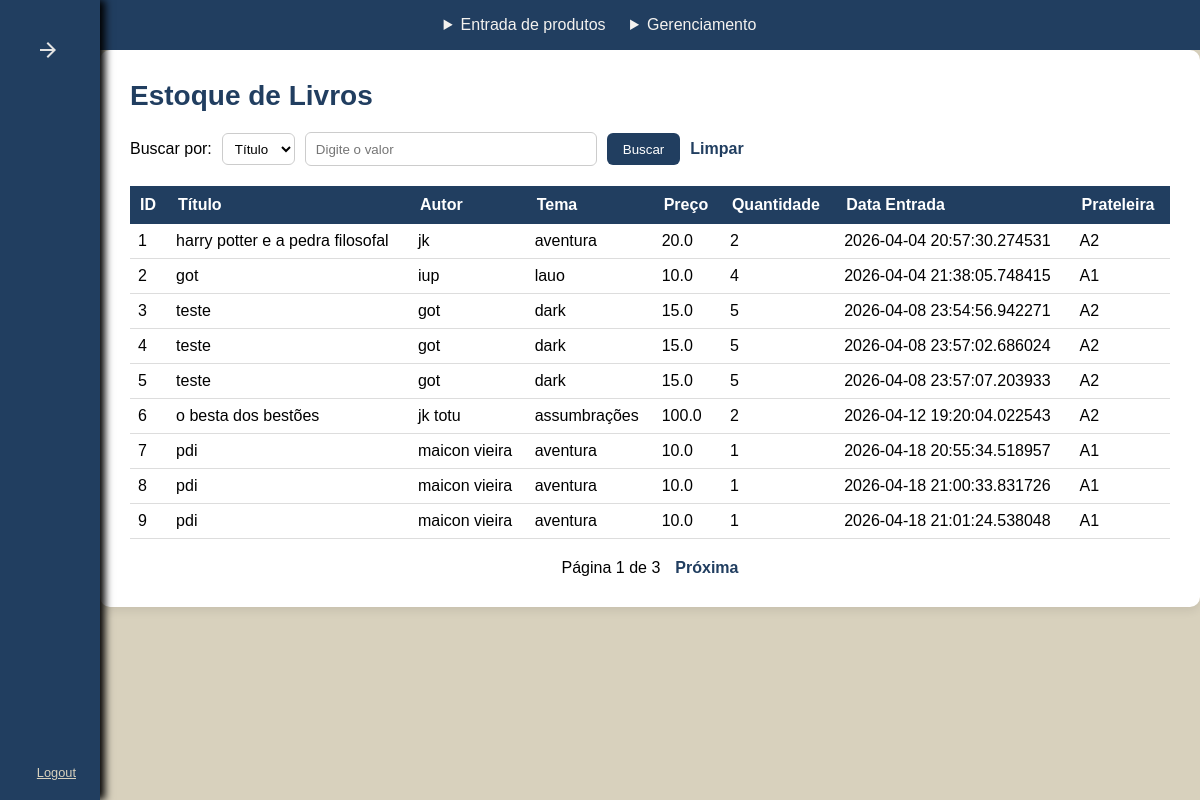
Screenshot of /livros (signed in) with the database file from the repository.
### models/livro.py (models this page shows)
class Livro(db.Model):
    id = db.Column(
        db.Integer,
        primary_key=True
    )
    titulo = db.Column(
        db.String(200),
        nullable=False
    )
    autor = db.Column(
        db.String(150),
        nullable=False
    )
    preco_compra = db.Column(
        db.Float,
        nullable=False
    )
    quantidade = db.Column(
        db.Integer,
        nullable=False
    )
    tema = db.Column(
        db.String(100),
        nullable=False
    )
    data_entrada = db.Column(
        db.DateTime,
        default=datetime.utcnow
    )
    id_prateleira = db.Column(
        db.Integer,
        db.ForeignKey("prateleira.id"),
        nullable=False
    )
    prateleira = db.relationship( "Prateleira", backref="livros")

### models/prateleira.py (models this page shows)
class Prateleira(db.Model):
    id = db.Column(
        db.Integer,
        primary_key=True
    )
    codigo = db.Column(
        db.String(10),
        unique=True,
        nullable=False
    )
    descricao = db.Column(
        db.String(100)
    )
    id_setor = db.Column(
        db.Integer,
        db.ForeignKey("setor.id"),
        nullable=False
    )
    setor = db.relationship(
    "Setor",
    backref="prateleiras"
    )

### routes/estoque/listar_produtos.py (the view, shortened to what this page needs)
@listar_produtos_bp.route("/livros")
@login_required
def listar_livros():
    busca = request.args.get("busca")
    tipo_busca = request.args.get("tipo_busca", "titulo")
    query = Livro.query
    page = request.args.get("page", 1, type=int)
    livros = query.paginate(
        page=page,
        per_page=9
    )
    return render_template(
        "estoque/listar.html",
        livros=livros,
        busca=busca,
        tipo_busca=tipo_busca
    )

### auth.py (called while the page is built)
def login_required(func):
    @wraps(func)
    def wrapper(*args, **kwargs):
        if "usuario_id" not in session:
            return redirect(url_for("login.login"))
        return func(*args, **kwargs)
    return wrapper

### templates/estoque/listar.html (shortened to what this page needs)
<!DOCTYPE html>
<html lang="pt-BR">
<head>
    <link rel="stylesheet" href="../../static/css/estoque.css">
    <link rel="stylesheet" href="../../static/css/listar.css">
</head>
<body>
    <div class="headerbar">
        <div class="links_headerbar">
            <div class="dropbox_menu">
                <details>
                    <summary>Entrada de produtos</summary>
                </details>
                <details>
                    <summary>Gerenciamento</summary>
                </details>
            </div>
        </div>
    </div>
        <div class="sidebar">
            <div class="sidebar_click">
                <img src="../../static/media/arrow_open.svg" alt="" class="btn_sidebar_control">
            </div>
            <div class="sidebar_links" >
            </div>
            <div class="sidebar_login sidebar_close">
                <a href="#">Logout</a>
            </div>
        </div>
    <div>
    <main>
    <div class="estoque_container">
        <h1 class="estoque_titulo">
            Estoque de Livros
        </h1>
<form method="GET" class="busca_barra">
    <label>Buscar por:</label>
    <select name="tipo_busca">
        <option value="titulo"
            {% if tipo_busca == 'titulo' %}
                selected
            {% endif %}
        >
            Título
        </option>
    </select>
    <input
        type="text"
        name="busca"
        placeholder="Digite o valor"
        value="{{ busca or '' }}"
    >
    <button type="submit">
        Buscar
    </button>
    <a href="/produtos" class="btn_limpar">
        Limpar
    </a>
</form>
        <div class="tabela_container">
            <table>
                <tr>
                    <th>ID</th>
                    <th>Título</th>
                    <th>Autor</th>
                    <th>Tema</th>
                    <th>Preço</th>
                    <th>Quantidade</th>
                    <th>Data Entrada</th>
                    <th>Prateleira</th>
                </tr>
                {% for livro in livros.items %}
                <tr>
                    <td>{{ livro.id }}</td>
                    <td>{{ livro.titulo }}</td>
                    <td>{{ livro.autor }}</td>
                    <td>{{ livro.tema }}</td>
                    <td>{{ livro.preco_compra }}</td>
                    <td>{{ livro.quantidade }}</td>
                    <td>{{ livro.data_entrada }}</td>
                    <td>{{ livro.prateleira.codigo }}</td>
                </tr>
                {% endfor %}
            </table>
        </div>
        <div class="paginacao">
            Página {{ livros.page }} de {{ livros.pages }}
            {% if livros.has_next %}
                <a href="?page={{ livros.next_num }}">
                    Próxima
                </a>
            {% endif %}
        </div>
    </div>
    </main>
</body>
</html>

### static/css/estoque.css (style rules this page uses)
* { margin: 0; padding: 0; font-family: Arial, Helvetica, sans-serif; }
:root { --dourado: #E68C3A; --azul: #213E60; --cinza: #D8D1BD; --branco: #F4F2EF; }
body { display: flex; flex-direction: row; }
.headerbar { position: absolute; width: 100%; background-color: var(--azul); height: 50px; display: flex; align-items: center; justify-content: center; }
details { position: relative; display: inline-block; cursor: pointer; margin: 0 10px 0 10px; }
details summary { color: var(--branco); }
.sidebar { width: 300px; height: 100vh; position: absolute; left: -200px; transition: all ease 0.7s; display: flex; align-items: flex-start; flex-direction: column; justify-content: space-between; background-color: var(--azul); box-shadow: black 5px 0px 8px; }
.sidebar_click { width: 100%; display: flex; height: 100px; align-items: center; justify-content: space-between; }
.btn_sidebar_control { cursor: pointer; margin-right: 40px; }
.sidebar_links { display: flex; flex-direction: column; align-items: flex-start; height: 60%; overflow-y: auto; gap: 25px; align-self: center; width: 100%; }
.sidebar_login { display: flex; flex-direction: column; align-items: center; justify-content: center; width: 100%; padding-bottom: 20px; transition: all ease 0.7s; color: var(--branco); }
.sidebar_login a { color: var(--cinza); font-size: 80%; }
.sidebar_login.sidebar_close { align-items: flex-end; width: 50%; align-self: flex-end; margin-right: 24px; transition: all ease-in 0.4s; }
main { width: 100%; height: 100vh; display: flex; align-items: center; justify-content: center; background-color: var(--cinza); }

### static/css/listar.css (style rules this page uses)
body { width: 100vw; height: 100vh; overflow: hidden; }
main { margin-top: 50px; margin-left: 100px; width: calc(100vw - 100px); height: calc(100vh - 50px); display: flex; justify-content: center; align-items: flex-start; background-color: var(--cinza); overflow: hidden; }
.estoque_container { width: 95%; max-width: 1400px; background-color: white; padding: 30px; border-radius: 10px; box-shadow: 0 4px 10px rgba(0,0,0,0.08); display: flex; flex-direction: column; gap: 20px; overflow: hidden; }
.estoque_titulo { font-size: 28px; color: var(--azul); }
.busca_barra { display: flex; gap: 10px; align-items: center; }
.busca_barra input { width: 280px; height: 32px; border-radius: 6px; border: 1px solid #ccc; padding-left: 10px; }
.busca_barra button { height: 32px; padding: 0 16px; border-radius: 6px; border: none; background-color: var(--azul); color: white; cursor: pointer; }
.busca_barra select { height: 32px; border-radius: 6px; border: 1px solid #ccc; padding: 0 8px; background-color: white; }
.btn_limpar { text-decoration: none; color: var(--azul); font-weight: bold; }
.tabela_container { width: 100%; overflow-x: auto; }
table { width: 100%; border-collapse: collapse; }
th { background-color: var(--azul); color: white; padding: 10px; text-align: left; }
td { padding: 8px; border-bottom: 1px solid #ddd; }
.paginacao { display: flex; justify-content: center; gap: 15px; align-items: center; }
.paginacao a { text-decoration: none; color: var(--azul); font-weight: bold; }

### rows the page displays
Livro: id "1", titulo "harry potter e a pedra filosofal", autor "jk", tema "aventura", preco_compra "20.0", quantidade "2", data_entrada "2026-04-04 20:57:30.274531", prateleira.codigo "A2"
Livro: id "2", titulo "got", autor "iup", tema "lauo", preco_compra "10.0", quantidade "4", data_entrada "2026-04-04 21:38:05.748415", prateleira.codigo "A1"
Livro: id "3", titulo "teste", autor "got", tema "dark", preco_compra "15.0", quantidade "5", data_entrada "2026-04-08 23:54:56.942271", prateleira.codigo "A2"
Livro: id "4", titulo "teste", autor "got", tema "dark", preco_compra "15.0", quantidade "5", data_entrada "2026-04-08 23:57:02.686024", prateleira.codigo "A2"
Livro: id "5", titulo "teste", autor "got", tema "dark", preco_compra "15.0", quantidade "5", data_entrada "2026-04-08 23:57:07.203933", prateleira.codigo "A2"
Livro: id "6", titulo "o besta dos bestões", autor "jk totu", tema "assumbrações", preco_compra "100.0", quantidade "2", data_entrada "2026-04-12 19:20:04.022543", prateleira.codigo "A2"
Livro: id "7", titulo "pdi", autor "maicon vieira", tema "aventura", preco_compra "10.0", quantidade "1", data_entrada "2026-04-18 20:55:34.518957", prateleira.codigo "A1"
Livro: id "8", titulo "pdi", autor "maicon vieira", tema "aventura", preco_compra "10.0", quantidade "1", data_entrada "2026-04-18 21:00:33.831726", prateleira.codigo "A1"
Livro: id "9", titulo "pdi", autor "maicon vieira", tema "aventura", preco_compra "10.0", quantidade "1", data_entrada "2026-04-18 21:01:24.538048", prateleira.codigo "A1"

### other values shown
{{ livros.page }} "1"
{{ livros.pages }} "3"
